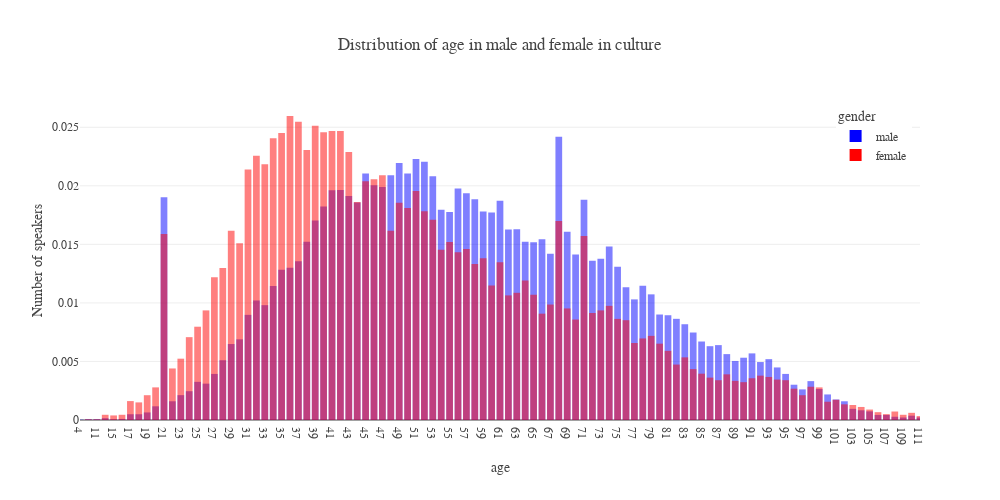

Notebook cell for this chart:
### Code cell
df_culture = df[df['culture']==1]

df_culture = df_culture[df_culture['gender']!=0]
df_culture = df_culture.sort_values(by='age')

color_discrete_map={
    "male":"blue", 
    "female":"red"}

fig = px.histogram(df_culture, 
                    x="age", 
                    color="gender", 
                    barmode="overlay",
                    histnorm="probability",
                    range_x=[0, 100],
                    width=1000, height=500,
                    color_discrete_map=color_discrete_map,
                    title=f"Distribution of age in male and female in culture")
fig.update_layout(yaxis_title="Number of speakers")
fig.update_xaxes(type='category')
fig.update_layout(
    template=None,
    font_family='Nunito',
    legend=dict(
    yanchor="top",
    y=0.99,
    xanchor="right",
    x=0.99
    )
)
fig.show()

### Figure 1 — Plotly figure (JSON) as saved in the notebook; plotly's stock layout.template omitted (floating-point values rounded to 4 significant figures; data arrays with more than 128 entries replaced by an {"elided": "..."} marker saying what was removed)
{"data": [{"alignmentgroup": "True", "bingroup": "x", "histnorm": "probability", "hovertemplate": "gender=male<br>age=%{x}<br>probability=%{y}<extra></extra>", "legendgroup": "male", "marker": {"color": "blue", "opacity": 0.5, "pattern": {"shape": ""}}, "name": "male", "offsetgroup": "male", "orientation": "v", "showlegend": true, "type": "histogram", "x": {"elided": "32523 int values"}, "xaxis": "x", "yaxis": "y"}, {"alignmentgroup": "True", "bingroup": "x", "histnorm": "probability", "hovertemplate": "gender=female<br>age=%{x}<br>probability=%{y}<extra></extra>", "legendgroup": "female", "marker": {"color": "red", "opacity": 0.5, "pattern": {"shape": ""}}, "name": "female", "offsetgroup": "female", "orientation": "v", "showlegend": true, "type": "histogram", "x": {"elided": "17949 int values"}, "xaxis": "x", "yaxis": "y"}], "layout": {"barmode": "overlay", "font": {"family": "Nunito"}, "height": 500, "legend": {"title": {"text": "gender"}, "tracegroupgap": 0, "x": 0.99, "xanchor": "right", "y": 0.99, "yanchor": "top"}, "title": {"text": "Distribution of age in male and female in culture"}, "width": 1000, "xaxis": {"anchor": "y", "domain": [0, 1], "range": [0, 100], "title": {"text": "age"}, "type": "category"}, "yaxis": {"anchor": "x", "domain": [0, 1], "title": {"text": "Number of speakers"}}}}
